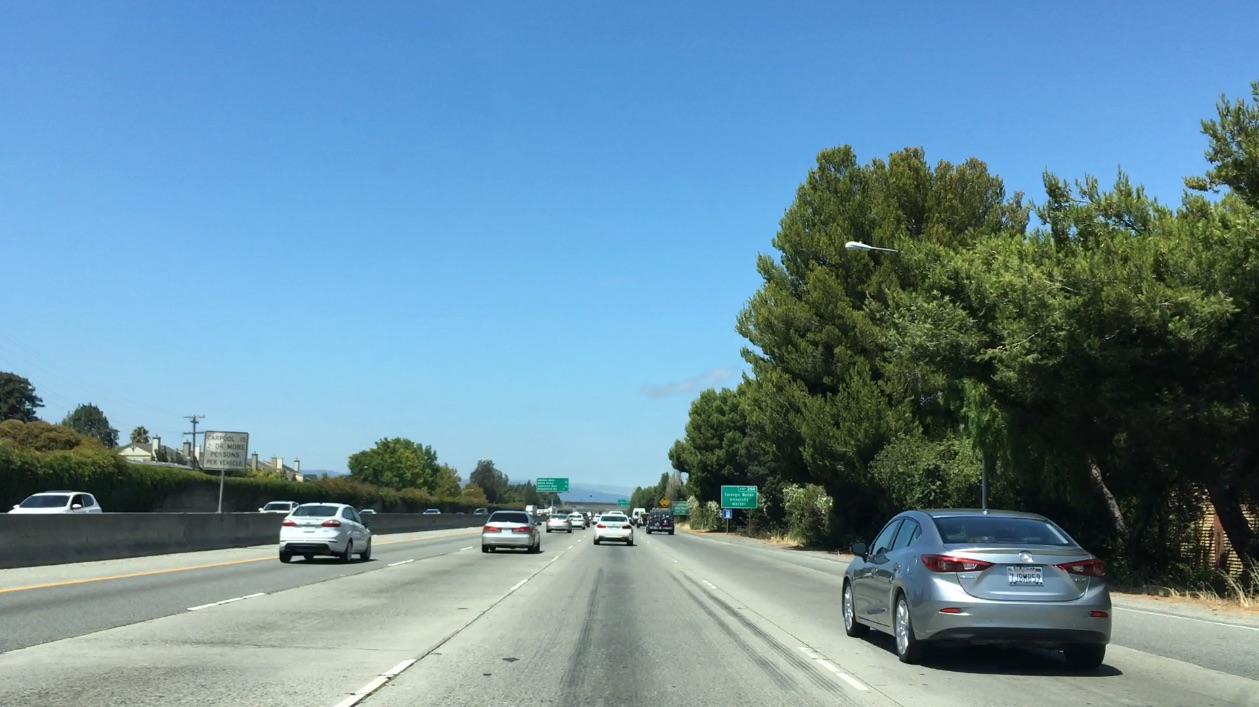
#> input picture 43_object_detection/bbox-example-image.jpg, 1259 x 707 px
$ jupyter execute --allow-errors Features.ipynb   (older library calls are emulated)
#> lines starting #> are read from the running program, lines starting #| are printed output that depends on the picture; after the words box and inside, x2 and y2 are one past the last pixel; in counts of white or black regions, pixels touching at a corner belong together
[cell 1]
import numpy as np
import cv2
import matplotlib.pyplot as plt
import matplotlib.image as mpimg

## Drawing bounding boxes

[cell 2]
# Define a function that takes an image, a list of bounding boxes,
# and optional color tuple and line thickness as inputs
# then draws boxes in that color on the output
def draw_boxes(img, bboxes, color=(0, 0, 255), thick=6):
    newImg = img.copy()
    for box in bboxes:
        cv2.rectangle(newImg, box[0], box[1], color, thick)
    return newImg

[cell 3]
image = mpimg.imread('bbox-example-image.jpg')
#> image is the input picture: shape (707, 1259, 3); mean R, G, B 104.8, 141, 158.4
bboxes = [((100, 100), (200, 200)), ((300, 300), (400, 400))]
result = draw_boxes(image, bboxes)
#> after the loop in draw_boxes, `for box in bboxes:`:
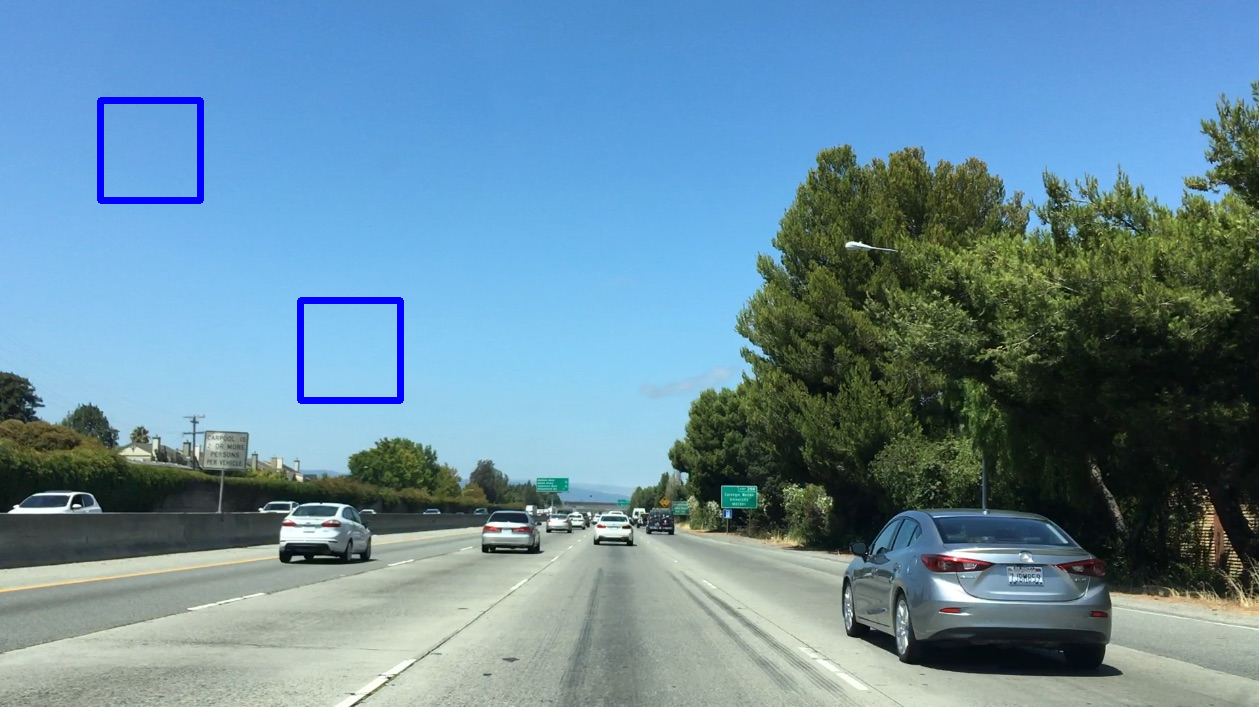
#> newImg: shape (707, 1259, 3); 0.62% of pixels changed, all inside (x1, y1, x2, y2) = (97, 97, 404, 404)
plt.imshow(result)

## Template Matching

[cell 4]
image = mpimg.imread('bbox-example-image.jpg')
templist = ['templates/cutout1.jpg', 'templates/cutout2.jpg', 'templates/cutout3.jpg',
            'templates/cutout4.jpg', 'templates/cutout5.jpg', 'templates/cutout6.jpg']

[cell 5]
# Define a function that takes an image and a list of templates as inputs
# then searches the image and returns the a list of bounding boxes
# for matched templates
def find_matches(img, template_list):
    # Make a copy of the image to draw on
    # Define an empty list to take bbox coords
    method = cv2.TM_CCORR_NORMED
#> method = 3
    bbox_list = []
    for url in template_list:
        tmp = mpimg.imread(url)
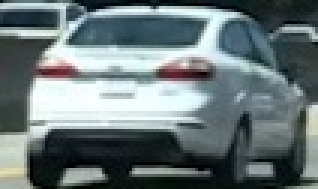
#> input picture 43_object_detection/templates/cutout1.jpg, 106 x 63 px (shown 3 times larger)
#> tmp is the input picture: shape (63, 106, 3); mean R, G, B 105.4, 118.5, 120.3
        result = cv2.matchTemplate(img, tmp, method=method)
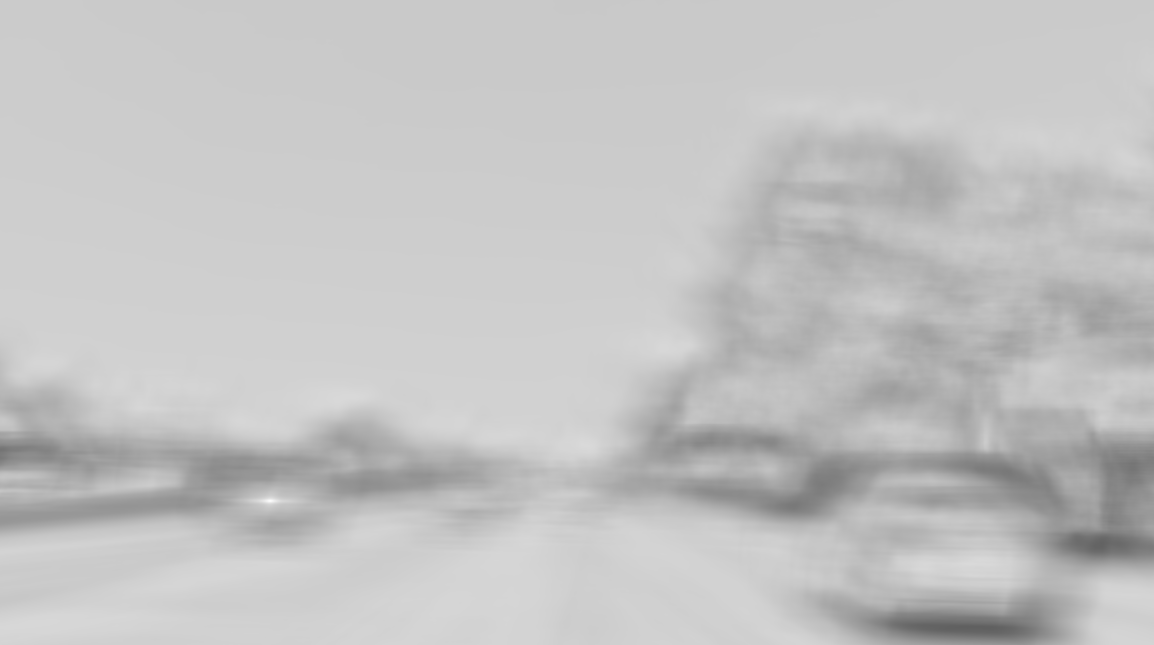
#> result: shape (645, 1154) float32; min 0.377, max 0.985, mean 0.764
        min_val, max_val, min_loc, max_loc = cv2.minMaxLoc(result)
#> min_val = 0.377; max_val = 0.985; min_loc = (977, 627); max_loc = (270, 500)
        # Determine a bounding box for the match
        w, h = (tmp.shape[1], tmp.shape[0])
#> w = 106; h = 63
        if method in [cv2.TM_SQDIFF, cv2.TM_SQDIFF_NORMED]:
            top_left = min_loc
        else:
            top_left = max_loc
#> top_left = (270, 500)
        bottom_right = (top_left[0] + w, top_left[1] + h)
#> bottom_right = (376, 563)
        # Append bbox position to list
        bbox_list.append((top_left, bottom_right))
#> pass 2 of the loop in find_matches, `for url in template_list:`:
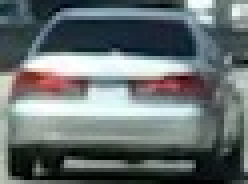
#> input picture 43_object_detection/templates/cutout2.jpg, 62 x 46 px (shown 4 times larger)
#> in find_matches, tmp is the input picture: shape (46, 62, 3); mean R, G, B 103.4, 112.1, 112.8
#> in find_matches, `result = cv2.matchTemplate(img, tmp, method=method)`:
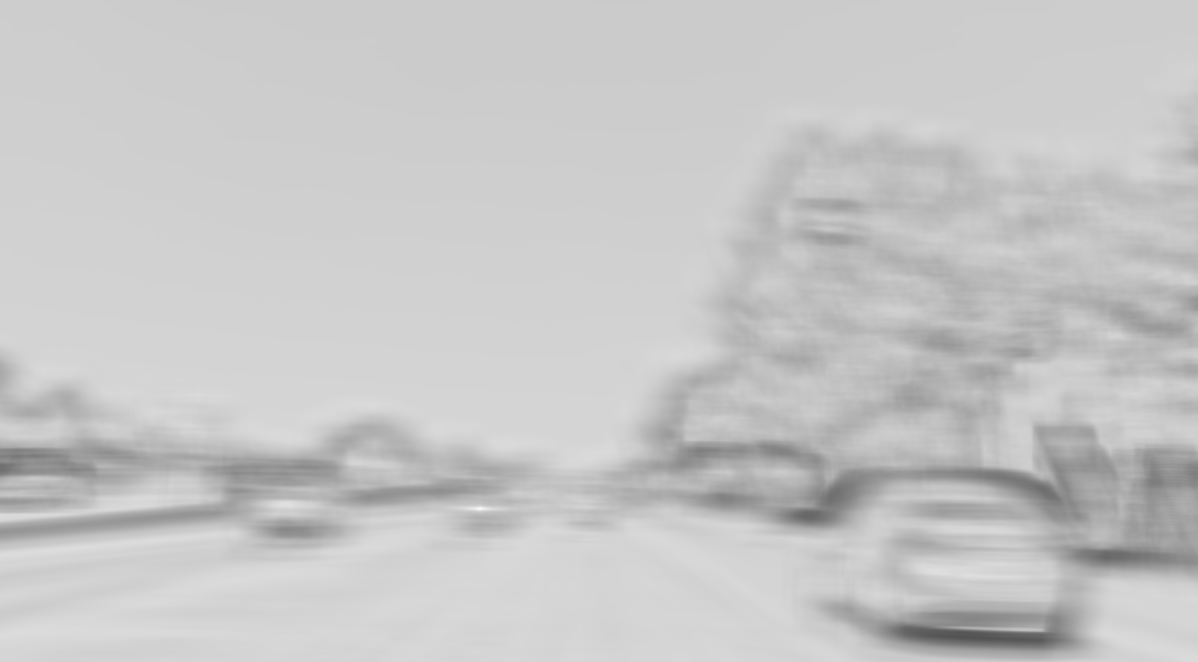
#> result: shape (662, 1198) float32; min 0.326, max 0.988, mean 0.78
#> min_val = 0.326; max_val = 0.988; min_loc = (968, 637); max_loc = (479, 508)
#> bottom_right = (541, 554)
#> pass 3 of the loop in find_matches, `for url in template_list:`:
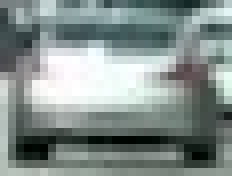
#> input picture 43_object_detection/templates/cutout3.jpg, 29 x 22 px (shown 8 times larger)
#> in find_matches, tmp is the input picture: shape (22, 29, 3); mean R, G, B 131.5, 142.9, 140.1
#> in find_matches, `result = cv2.matchTemplate(img, tmp, method=method)`:
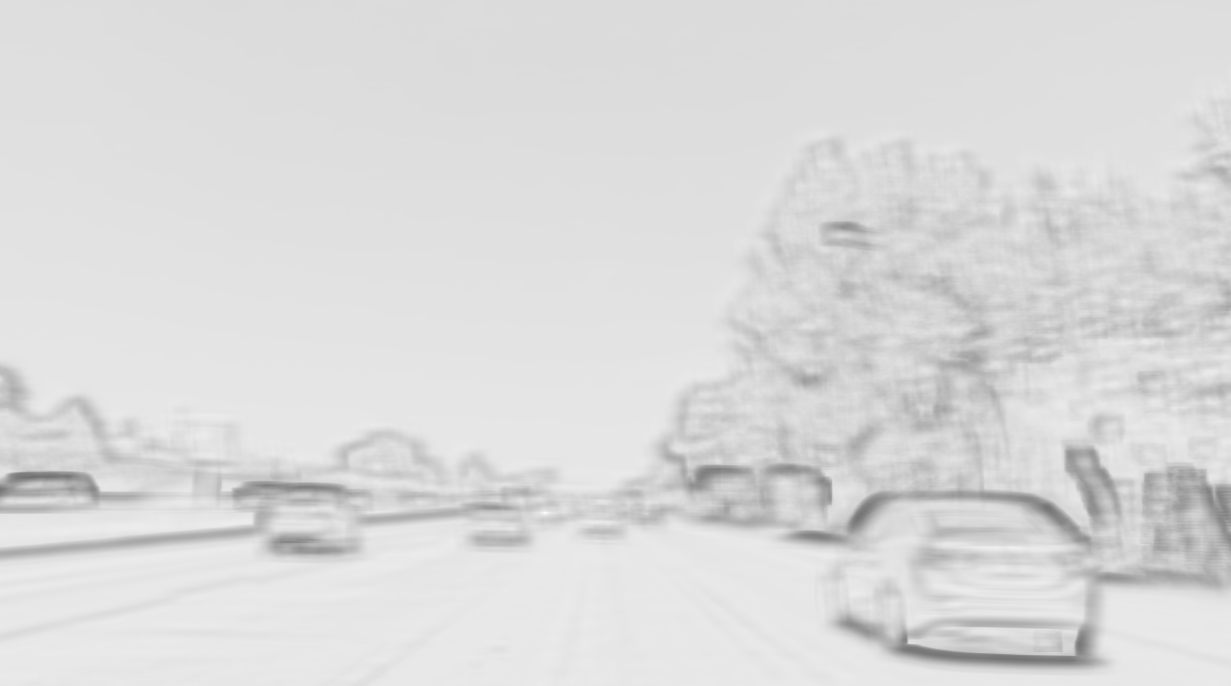
#> result: shape (686, 1231) float32; min 0.436, max 0.99, mean 0.859
#> min_val = 0.436; max_val = 0.99; min_loc = (33, 476); max_loc = (545, 512)
#> bottom_right = (574, 534)
#> the loop made 6 passes; the first 3 are shown
    return bbox_list

#> (the rest of this cell did not finish here and is left out)

## Color histogram

[cell 6]
image = mpimg.imread('templates/cutout1.jpg')

# Define a function to compute color histogram features
def color_hist(img, nbins=32, bins_range=(0, 256)):
    # Compute the histogram of the RGB channels separately
#> called with nbins = 32, bins_range = (0, 256)
    rhist = np.histogram(img[:,:,0], bins=32, range=(0, 256))
    ghist = np.histogram(img[:,:,1], bins=32, range=(0, 256))
    bhist = np.histogram(img[:,:,2], bins=32, range=(0, 256))
    # Generating bin centers
    bin_edges = rhist[1]
#> bin_edges = 33 values from 0 to 256
    bin_centers = (bin_edges[1:] + bin_edges[0:len(bin_edges)-1])/2
#> bin_centers = 32 values from 4 to 252
    # Concatenate the histograms into a single feature vector
    hist_features = np.concatenate((rhist[0], ghist[0], bhist[0]))
#> hist_features = 96 values, max 634 at index 95, min 49 at index 31, mean 208.7
    # Return the individual histograms, bin_centers and feature vector
    return rhist, ghist, bhist, bin_centers, hist_features

[cell 7]
rh, gh, bh, bincen, feature_vec = color_hist(image, nbins=32, bins_range=(0, 256))
#> bincen = 32 values from 4 to 252; feature_vec has the same summary as hist_features in color_hist

# Plot a figure with all three bar charts
if rh is not None:
    fig = plt.figure(figsize=(12,3))
    plt.subplot(131)
    plt.bar(bincen, rh[0])
    plt.xlim(0, 256)
    plt.title('R Histogram')
    plt.subplot(132)
    plt.bar(bincen, gh[0])
    plt.xlim(0, 256)
    plt.title('G Histogram')
    plt.subplot(133)
    plt.bar(bincen, bh[0])
    plt.xlim(0, 256)
    plt.title('B Histogram')
    fig.tight_layout()
else:
    print('Your function is returning None for at least one variable...')
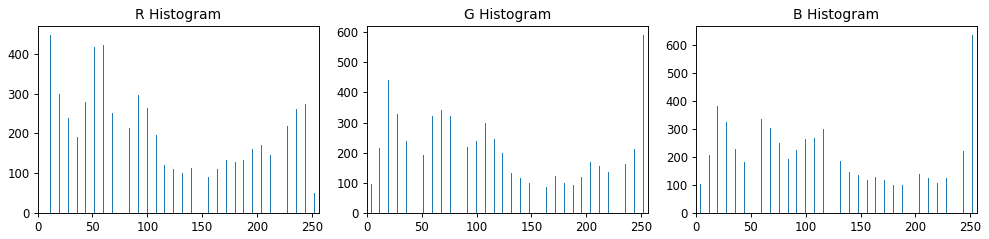
#> figure drawn by matplotlib, 3 panels; panel 1: tallest bar 448 high, from x = 11.6 to 12.4; panel 2: tallest bar 591 high, from x = 251.6 to 252.4; panel 3: tallest bar 634 high, from x = 251.6 to 252.4

## Color spaces

[cell 8]
from mpl_toolkits.mplot3d import Axes3D

def plot3d(pixels, colors_rgb,
        axis_labels=list("RGB"), axis_limits=((0, 255), (0, 255), (0, 255))):
    """Plot pixels in 3D."""

    # Create figure and 3D axes
    fig = plt.figure(figsize=(8, 8))
    ax = Axes3D(fig)

    # Set axis limits
    ax.set_xlim(*axis_limits[0])
    ax.set_ylim(*axis_limits[1])
    ax.set_zlim(*axis_limits[2])

    # Set axis labels and sizes
    ax.tick_params(axis='both', which='major', labelsize=14, pad=8)
    ax.set_xlabel(axis_labels[0], fontsize=16, labelpad=16)
    ax.set_ylabel(axis_labels[1], fontsize=16, labelpad=16)
    ax.set_zlabel(axis_labels[2], fontsize=16, labelpad=16)

    # Plot pixel values with colors given in colors_rgb
    ax.scatter(
        pixels[:, :, 0].ravel(),
        pixels[:, :, 1].ravel(),
        pixels[:, :, 2].ravel(),
        c=colors_rgb.reshape((-1, 3)), edgecolors='none')

    return ax  # return Axes3D object for further manipulation

[cell 9]
# Read a color image
img = cv2.imread("000275.png")

# Select a small fraction of pixels to plot by subsampling it
#> (the rest of this cell did not finish here and is left out)

#> (a cell that did not finish here is left out)

## Spatial Binning

[cell 11]
# Define a function that takes an image, a color space,
# and a new image size
# and returns a feature vector
def bin_spatial(img, color_space='RGB', size=(32, 32)):
#> called with color_space = 'RGB', size = (32, 32)
    if color_space == 'HSV':
        img = cv2.cvtColor(img, cv2.COLOR_RGB2HSV)
    elif color_space == 'LUV':
        img = cv2.cvtColor(img, cv2.COLOR_RGB2LUV)
    feature_vector = cv2.resize(img, size).ravel()
#> feature_vector = 3072 values, max 255 at index 788, min 1 at index 36, mean 114.7
    return feature_vector

[cell 12]
image = mpimg.imread('templates/cutout1.jpg')
feature_vec = bin_spatial(image, color_space='RGB', size=(32, 32))
#> feature_vec has the same summary as feature_vector in bin_spatial

# Plot features
plt.plot(feature_vec)
plt.title('Spatially Binned Features')
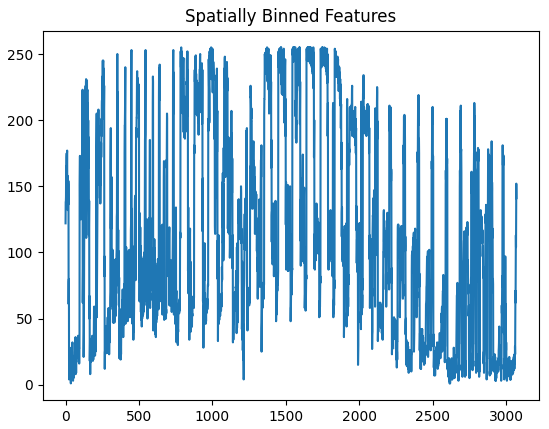
#> figure drawn by matplotlib, 1 panel; curve peaks at x = 788, y = 255

## HOG (Histrogram of Oriented Gradients)

[cell 13]
from skimage.feature import hog

[cell 14]
# Define a function to return HOG features and visualization
# Features will always be the first element of the return
# Image data will be returned as the second element if visualize= True
# Otherwise there is no second return element
def get_hog_features(img, orient, pix_per_cell, cell_per_block, vis=True, feature_vec=True):
    return_list = hog(img, orientations=orient, pixels_per_cell=(pix_per_cell,pix_per_cell),
                      cells_per_block=(cell_per_block,cell_per_block),
                      block_norm='L2', visualize=vis, feature_vector=feature_vec)
    hog_features = return_list
    if vis:
        hog_image = return_list[1]
        return hog_features, hog_image
    else:
        return hog_features

[cell 15]
image = mpimg.imread('templates/cutout1.jpg')
gray = cv2.cvtColor(image, cv2.COLOR_RGB2GRAY)
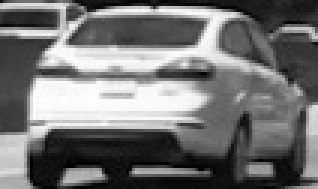
#> gray: shape (63, 106) (shown 3 times larger); min 1, max 255, mean 114.8
# Call our function with vis=True to see an image output
features, hog_image = get_hog_features(gray, orient= 9,
                        pix_per_cell= 8, cell_per_block= 2,
                        vis=True, feature_vec=True)
#> in get_hog_features, `hog_image = return_list[1]`:
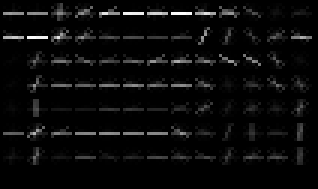
#> hog_image: shape (63, 106) float64 (shown 3 times larger); min 0, max 97.76, mean 4; drawn with min black and max white

# Plot the examples
fig = plt.figure(1)
plt.subplot(121)
plt.imshow(image, cmap='gray')
plt.title('Example Car Image')
plt.subplot(122)
plt.imshow(hog_image, cmap='gray')
plt.title('HOG Visualization')

## Combining Features

[cell 16]
from sklearn.preprocessing import StandardScaler
import glob

[cell 17]
# Define a function to extract features from a list of images
# Have this function call bin_spatial() and color_hist()
def extract_features(imgs, cspace='RGB', spatial_size=(32, 32),
                        hist_bins=32, hist_range=(0, 256)):
#> called with cspace = 'RGB', spatial_size = (32, 32), hist_bins = 32, hist_range = (0, 256)
    features = []
    for img_url in imgs:
        img = mpimg.imread(img_url)
        if cspace != 'RGB':
            if cspace == 'HSV':
                feature_image = cv2.cvtColor(image, cv2.COLOR_RGB2HSV)
            elif cspace == 'LUV':
                feature_image = cv2.cvtColor(image, cv2.COLOR_RGB2LUV)
            elif cspace == 'HLS':
                feature_image = cv2.cvtColor(image, cv2.COLOR_RGB2HLS)
            elif cspace == 'YUV':
                feature_image = cv2.cvtColor(image, cv2.COLOR_RGB2YUV)
        else: feature_image = np.copy(image)
        spatial_features = bin_spatial(feature_image, cspace, spatial_size)
#> spatial_features has the same summary as feature_vector in bin_spatial
        _,_,_,_,color_features = color_hist(feature_image, hist_bins, hist_range)
#> color_features has the same summary as hist_features in color_hist
        features.append(np.concatenate((spatial_features, color_features)))
#> pass 2 of the loop in extract_features, `for img_url in imgs:`:
#> pass 3 of the loop in extract_features, `for img_url in imgs:`:
#> the loop made 5 passes; the first 3 are shown
    return features

[cell 18]
images = glob.glob('templates/*.jpg')
features = extract_features(images, cspace='RGB', spatial_size=(32, 32),
                            hist_bins=32, hist_range=(0, 256))

[cell 19]
# X = np.vstack(features).astype(np.float64)
X = features
# Fit a per-column scaler
X_scaler = StandardScaler().fit(X)
# Apply the scaler to X
scaled_X = X_scaler.transform(X)
car_ind = np.random.randint(0, len(images))
# # Plot an example of raw and scaled features
fig = plt.figure(figsize=(12,4))
plt.subplot(131)
plt.imshow(mpimg.imread(images[car_ind]))
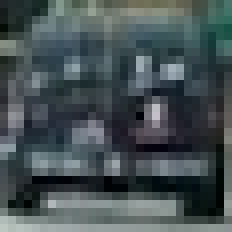
#> input picture 43_object_detection/templates/cutout5.jpg, 29 x 29 px (shown 8 times larger)
plt.title('Original Image')
plt.subplot(132)
plt.plot(X[car_ind])
plt.title('Raw Features')
plt.subplot(133)
plt.plot(scaled_X[car_ind])
plt.title('Normalized Features')
fig.tight_layout()
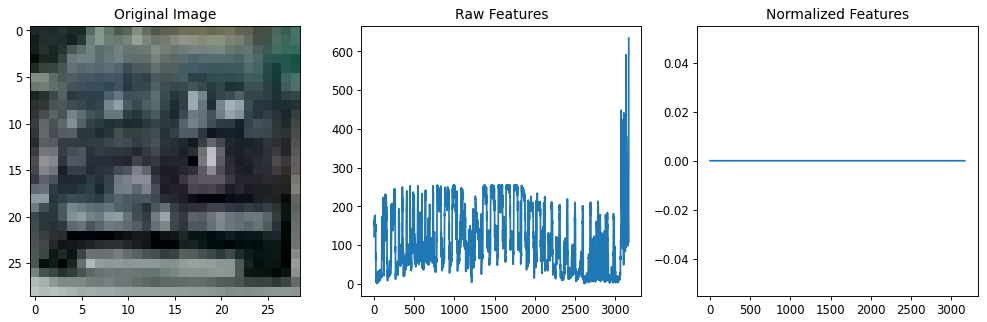
#> figure drawn by matplotlib, 3 panels; panel 2: curve peaks at x = 3167, y = 634
